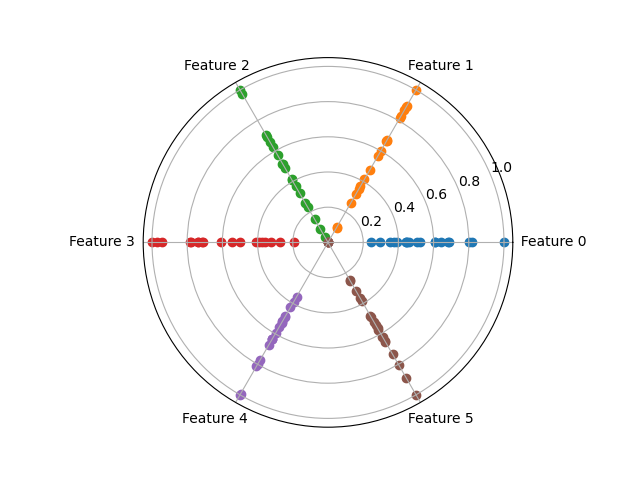

This chart was generated by the following Python code:
import numpy as np

import matplotlib.pyplot as plt

# Parameters
mean = 0
std = 1
num_features = 6
entries = 20

features = [np.random.normal(mean, std, entries) for _ in range(num_features)]

# Min max normalization
features = [(feature - np.min(feature)) / (np.max(feature) - np.min(feature)) for feature in features]

angles = np.linspace(0, 2 * np.pi, num_features, endpoint=False).reshape(-1, 1).repeat(entries, axis=1)

fig, ax = plt.subplots(subplot_kw={'projection': 'polar'})

# set num_features xticks and labels
ax.set_xticks(angles[:, 0])
ax.set_xticklabels([f'{int(max(np.cos(i/num_features*2*np.pi),0) *10)* ' '}Feature {i}{int(max(-np.cos(i/num_features*2*np.pi),0) *10)* ' '}' for i in range(num_features)])

for i, feature in enumerate(features):
    ax.scatter(angles[i], feature, label=f'Feature {i}')

plt.show()
